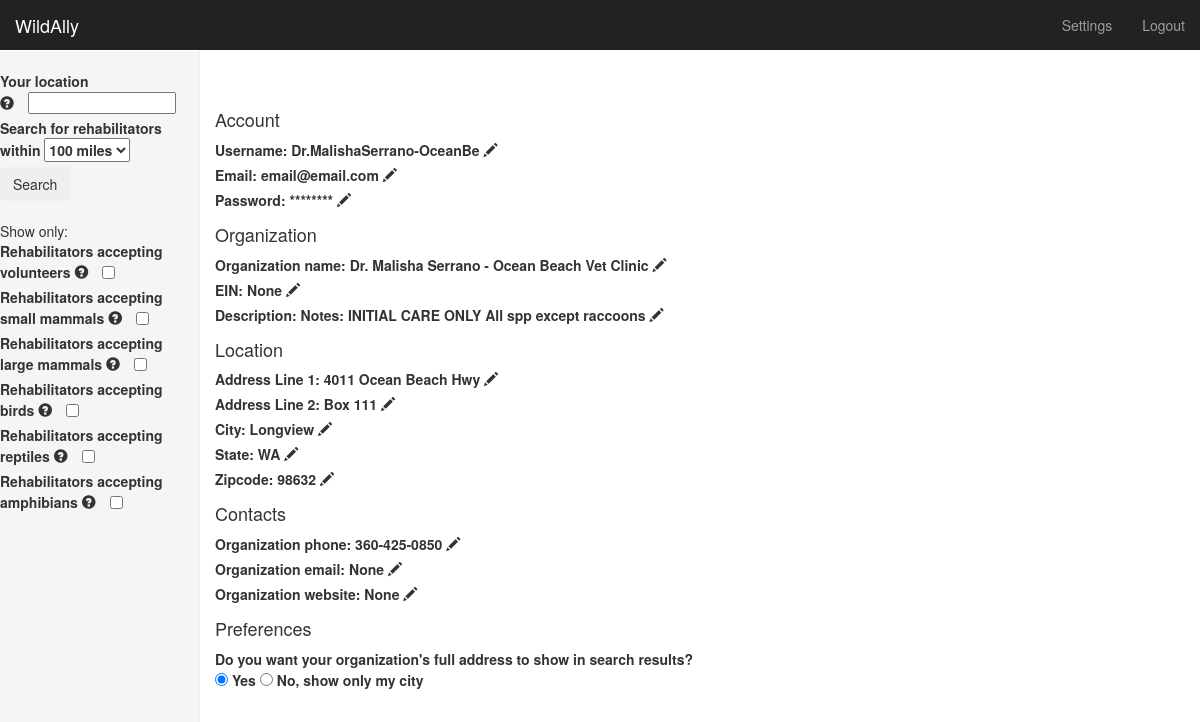
Page /settings (signed in) on the committed database.
### model.py (models this page shows, shortened)
class User(db.Model):
    __tablename__ = "users"
    id = db.Column(db.Integer, nullable=False, primary_key=True, autoincrement=True)
    email = db.Column(db.String(100), nullable=False)
    username = db.Column(db.String(50), unique=True, nullable=False)
    password = db.Column(db.String(500), nullable=False)
    account_made = db.Column(db.DateTime, nullable=False)
    last_login = db.Column(db.DateTime)

class Org(db.Model):
    __tablename__ = "orgs"
    id = db.Column(db.Integer, nullable=False, primary_key=True, autoincrement=True)
    user_id = db.Column(db.Integer, db.ForeignKey('users.id'))
    name = db.Column(db.String(100), nullable=False)
    ein = db.Column(db.String(9))
    show_address = db.Column(db.Boolean, nullable=False)
    address1 = db.Column(db.String(100))
    address2 = db.Column(db.String(100))
    city = db.Column(db.String(50), nullable=False)
    state = db.Column(db.String(2), nullable=False)
    zipcode = db.Column(db.String(5))
    desc = db.Column(db.Text)
    phone = db.Column(db.Integer)
    email = db.Column(db.String(100))
    website = db.Column(db.String(100))
    accept_animals = db.Column(db.Boolean)
    accept_volunteers = db.Column(db.Boolean)
    user = db.relationship("User",
                            backref=db.backref("org"))

### server.py (the view)
@app.route('/settings')
def manage_account():
    user_id = session['user_id']
    user = db.session.query(User).filter(User.id == user_id).first()
    org = db.session.query(Org).filter(Org.user_id == user_id).first()
    if org:
        is_org = 1
    else:
        is_org = 0
    return render_template('settings.html', is_org=is_org,
                                            username=user.username,
                                            email=user.email,
                                            org_name=org.name,
                                            ein=org.ein,
                                            show_address=org.show_address,
                                            address1=org.address1,
                                            address2=org.address2,
                                            city=org.city,
                                            state=org.state,
                                            zipcode=org.zipcode,
                                            desc=org.desc,
                                            phone=org.phone,
                                            org_email= org.email,
                                            website=org.website,
                                            accept_animals=org.accept_animals,
                                            accept_volunteers=org.accept_volunteers)

### templates/settings.html (shortened to what this page needs)
{% extends "base.html" %}
  {% block content %}
<h4>Account</h4>
    <label for='username'>Username: <span id="current-username">{{ username }}</span>
        <span id="edit-username" class="glyphicon glyphicon-pencil click-to-edit" aria-hidden="true"></span>
    </label><br />
    <label for='email'>Email: <span id="current-email">{{ email }}</span>
        <span id="edit-email" class="glyphicon glyphicon-pencil click-to-edit" aria-hidden="true"></span>
    </label><br />
    <label for='password'>Password: <span id="current-password">********</span>
        <span id="edit-password" class="glyphicon glyphicon-pencil click-to-edit" aria-hidden="true"></span>
    </label><br />
{% if is_org == 1 %}
<h4>Organization</h4>
    <label for='org-name' class='org-field'>Organization name: <span id="current-org-name">{{ org_name }}</span>
        <span id="edit-org-name" class="glyphicon glyphicon-pencil click-to-edit" aria-hidden="true"></span>
    </label><br />
    <label for='ein' class='org-field'>EIN: <span id="current-ein">{{ ein }}</span>
        <span id="edit-ein" class="glyphicon glyphicon-pencil click-to-edit" aria-hidden="true"></span>
    </label><br />
    <label for='desc' class='org-field'>Description: <span id="current-desc">{{ desc }}</span>
        <span id="edit-desc" class="glyphicon glyphicon-pencil click-to-edit" aria-hidden="true"></span>
    </label><br />
<h4>Location</h4>
    <label for='address1' class='org-field'>Address Line 1: <span id="current-address1">{{ address1 }}</span>
        <span id="edit-address1" class="glyphicon glyphicon-pencil click-to-edit" aria-hidden="true"></span>
    </label><br />
    <label for='address2' class='org-field'>Address Line 2: <span id="current-address2">{{ address2  }}</span>
        <span id="edit-address2" class="glyphicon glyphicon-pencil click-to-edit" aria-hidden="true"></span>
    </label><br />
    <label for='city' class='org-field'>City: <span id="current-city">{{ city }}</span>
        <span id="edit-city" class="glyphicon glyphicon-pencil click-to-edit" aria-hidden="true"></span>
    </label><br />
    <label for='state' class='org-field'>State: <span id="current-state">{{ state }}</span>
        <span id="edit-state" class="glyphicon glyphicon-pencil click-to-edit" aria-hidden="true"></span>
    </label><br />
    <label for='zipcode' class='org-field'>Zipcode: <span id="current-zipcode">{{ zipcode }}</span>
        <span id="edit-zipcode" class="glyphicon glyphicon-pencil click-to-edit" aria-hidden="true"></span>
    </label><br />
<h4>Contacts</h4>
    <label for='phone' class='org-field'>Organization phone: <span id="current-phone">{{ phone }}</span>
        <span id="edit-phone" class="glyphicon glyphicon-pencil click-to-edit" aria-hidden="true"></span>
    </label><br />
    <label for='org-email' class='org-field'>Organization email: <span id="current-org-email">{{ org_email }}</span>
        <span id="edit-org-email" class="glyphicon glyphicon-pencil click-to-edit" aria-hidden="true"></span>
    </label><br />
    <label for='website' class='org-field'>Organization website: <span id="current-website">{{ website }}</span>
        <span id="edit-website" class="glyphicon glyphicon-pencil click-to-edit" aria-hidden="true"></span>
    </label><br />
<h4>Preferences</h4>
    <label for='is-org' class='org-field'>Do you want your organization's full address to show in search results?<br />
        {% if show_address == 1 %}
        <input type='radio' name='show_address' value='1' checked='checked'> Yes
        <input type='radio' name='show_address' value='0'> No, show only my city
        {% else %}
        <input type='radio' name='show_address' value='1'> Yes
        <input type='radio' name='show_address' value='0' checked='checked'> No, show only my city
        <button type="button" id="click-to-save-radio button-show_address" class="btn btn-success btn-xs">Save</button>
        <span id='show_address-success'></span>
        {% endif %}
    </label><br />
    {% endif %}
  {% endblock %}

### templates/base.html (shortened to what this page needs)
<!DOCTYPE html>
<html>
<head>
  <link rel="stylesheet" type="text/css" href="https://maxcdn.bootstrapcdn.com/bootstrap/3.3.5/css/bootstrap.min.css">
  <link rel="stylesheet" type="text/css" href="static/style.css">
</head>
    <nav class="navbar navbar-inverse navbar-fixed-top">
      <div class="container-fluid">
    <div class="navbar-header">
      <a class="navbar-brand" href="#">WildAlly
      </a>
    </div>
     <ul class="nav navbar-nav navbar-right">
      {% if session['user_id'] %}
          <li><a href="/settings">Settings</a></li>
          <li><a href="/logout">Logout</a></li>
      {% else %}
          <li><a href="/new">Register</a><li>
          <li><a href="/login">Login</a><li>
{% endif %}
      </ul>
  </div>
</nav>
<body>
  <div class="container-fluid">
      <div class="row">
        <div class="col-sm-3 col-md-2 sidebar">
          <ul class="nav nav-sidebar">
            <li><label for='address-entry'>Your location <span class="glyphicon glyphicon-question-sign" aria-hidden="true">
                <input type='text' id='address-entry'></label></li>
            <li><label for='search-range'>Search for rehabilitators within
                <select>
                    <option value="100" selected="selected">100 miles</option>
                </select>
              </label></li>
              <li><button type="button" class="btn" id="submit-address">Search</button></li>
          </ul>
          <ul class="nav nav-sidebar">
                <li>Show only:</li>
                <li><label for='accepting-volunteers'>Rehabilitators accepting volunteers <span class="glyphicon glyphicon-question-sign" aria-hidden="true">
                <input type='checkbox' class='map-filter-cb' id='accepting-volunteers' name='accepting-volunteers'></label></li>
                <li><label for='2-accepting-small-mammals'>Rehabilitators accepting small mammals <span class="glyphicon glyphicon-question-sign" aria-hidden="true">
                <input type='checkbox' class='map-filter-cb' id='2-accepting-small-mammals' name='2-accepting-small-mammals'></label></li>
                <li><label for='3-accepting-large-mammals'>Rehabilitators accepting large mammals <span class="glyphicon glyphicon-question-sign" aria-hidden="true">
                <input type='checkbox' class='map-filter-cb' id='3-accepting-large-mammals' name='3-accepting-large-mammals'></label></li>
                <li><label for='4-accepting-birds'>Rehabilitators accepting birds <span class="glyphicon glyphicon-question-sign" aria-hidden="true">
                <input type='checkbox' class='map-filter-cb' id='4-accepting-birds' name='4-accepting-birds'></label></li>
                <li><label for='8-accepting-reptiles'>Rehabilitators accepting reptiles <span class="glyphicon glyphicon-question-sign" aria-hidden="true">
                <input type='checkbox' class='map-filter-cb' id='8-accepting-reptiles' name='8-accepting-reptiles'></label></li>
                <li><label for='9-accepting-amphibians'>Rehabilitators accepting amphibians <span class="glyphicon glyphicon-question-sign" aria-hidden="true">
                <input type='checkbox' class='map-filter-cb' id='9-accepting-amphibians' name='9-accepting-amphibians'></label></li>
          </ul>
        </div>
        <div class="col-sm-9 col-sm-offset-3 col-md-10 col-md-offset-2 main">
  {% block content %} Content {% endblock %}
</div>
</div>
</div>
</body>
</html>

### static/style.css (style rules this page uses)
html, body { height: 100%; margin: 0; padding: 0; }
body { padding-top: 100px; }
.navbar-fixed-top { border: 0; }
.sidebar { display: none; }
@media (min-width: 768px) { .sidebar { position: fixed; top: 51px; bottom: 0; left: 0; z-index: 1000; display: block; padding: 20px; overflow-x: hidden; overflow-y: auto; background-color: #f5f5f5; border-right: 1px solid #eee; } }
.nav-sidebar { margin-right: -21px; margin-bottom: 20px; margin-left: -20px; }

### rows in the picture
User: username "Dr.MalishaSerrano-OceanBe", email "email@email.com"
Org: name "Dr. Malisha Serrano - Ocean Beach Vet Clinic", desc "Notes: INITIAL CARE ONLY All spp except raccoons", address1 "4011 Ocean Beach Hwy", address2 "Box 111", city "Longview", state "WA", zipcode "98632", phone "360-425-0850"

### other values in the picture
{{ ein }} "None"
{{ org_email }} "None"
{{ website }} "None"
